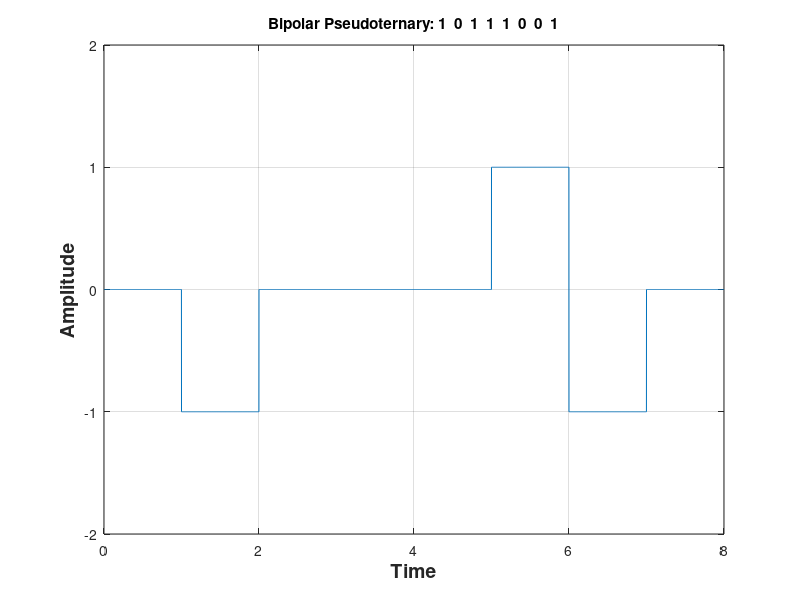

Source code (MATLAB):
clc;
clear all;
close all;       
bits = [1 0 1 1 1 0 0 1];
bitrate=1; %bit per second
T=length(bits)/bitrate;
n=1000;
N=n*length(bits);   
dt=T/N;
t=0:dt:T;
x=[zeros(1,length(t))]; 
lastbit = 1;
for i=1:length(bits)
  if bits(i)==0
    x((i-1)*n+1:i*n) = -lastbit;
    lastbit = -lastbit;
  end
end
plot(t,x);
axis([0 t(end) -2 2]);
grid on;
counter = 0;
lastbit = 1;
for i = 1:length(t)
  if t(i)>counter
    counter = counter + 1;
    if x(i)==-lastbit
      result(counter) = 1;
      lastbit = -lastbit;
    else result(counter) = 0;
    end
  end
end
disp(' Pseudoternary Decoding:');
disp(result);
xlabel('Time', 'fontsize',14, 'fontWeight','bold');
ylabel('Amplitude', 'fontsize',14, 'fontWeight','bold');
title(['Bipolar Pseudoternary: ' num2str(bits)]);
